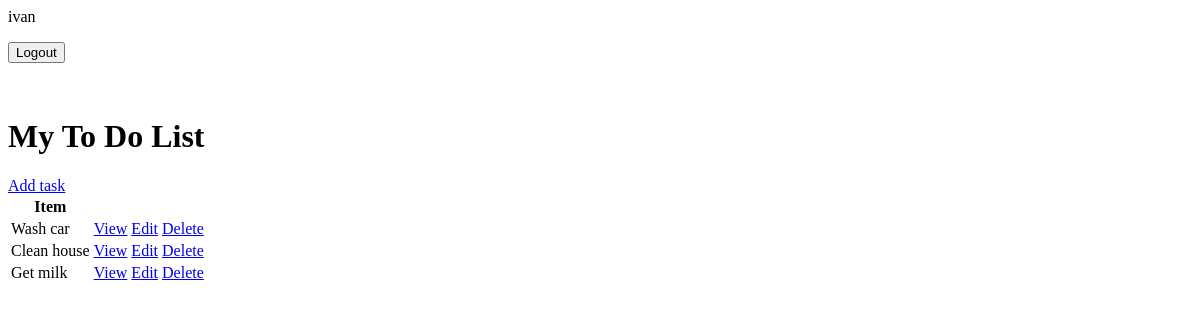
Page / (signed in) on the earlier database version.
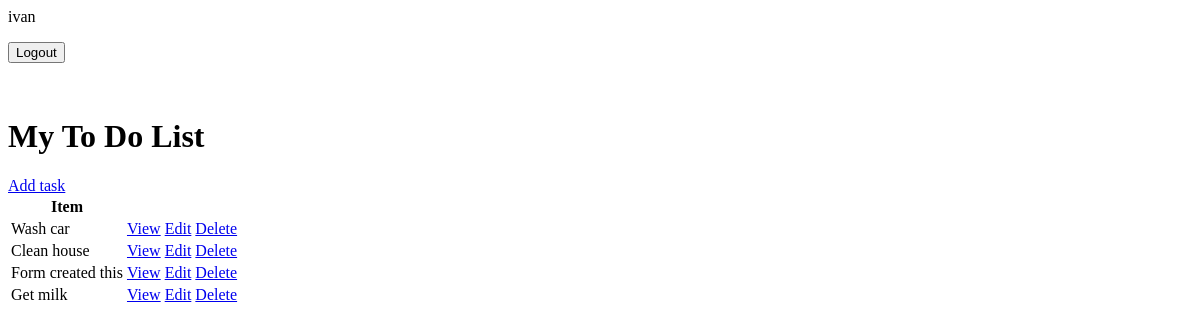
Same page on the later database version.
### base/models.py (models this page shows, shortened)
class Task(models.Model):
    user = models.ForeignKey(User, on_delete=models.CASCADE, null=True, blank=True)
    title = models.CharField(max_length=200)
    description = models.TextField(null=True, blank=True)
    complete = models.BooleanField(default=False)
    created = models.DateTimeField(auto_now_add=True)
    class Meta:
        ordering = ['complete']

### base/views.py (the view)
# urls.py: path('', TaskList.as_view(), name='tasks'),
class TaskList(LoginRequiredMixin, ListView):
    model = Task
    context_object_name = 'tasks'
    login_url = "/login/"

### base/templates/base/task_list.html (shortened to what this page needs)
{% if request.user.is_authenticated %}
    <p>{{request.user}}</p>
    <form method="post" action="{% url 'logout' %}">
        <button type="submit">Logout</button>
    </form>
{% else %}
    <a href="{% url 'login' %}">Login</a>
{% endif %}
<h1>My To Do List</h1>
<a href="{% url 'task-create' %}">Add task</a>
<table>
    <tr>
        <th>Item</th>
    </tr>
    {% for task in tasks %}
    <tr>
        <td>{{task.title}}</td>
        <td><a href="{% url 'task' task.id %}">View</a></td>
        <td><a href="{% url 'task-update' task.id %}">Edit</a></td>
        <td><a href="{% url 'task-delete' task.id %}">Delete</a></td>
    </tr>
    {% empty %}
    <h3>No items in list</h3>
    {% endfor %}
</table>

Differences in the rows shown:
added Task: title "Form created this"
